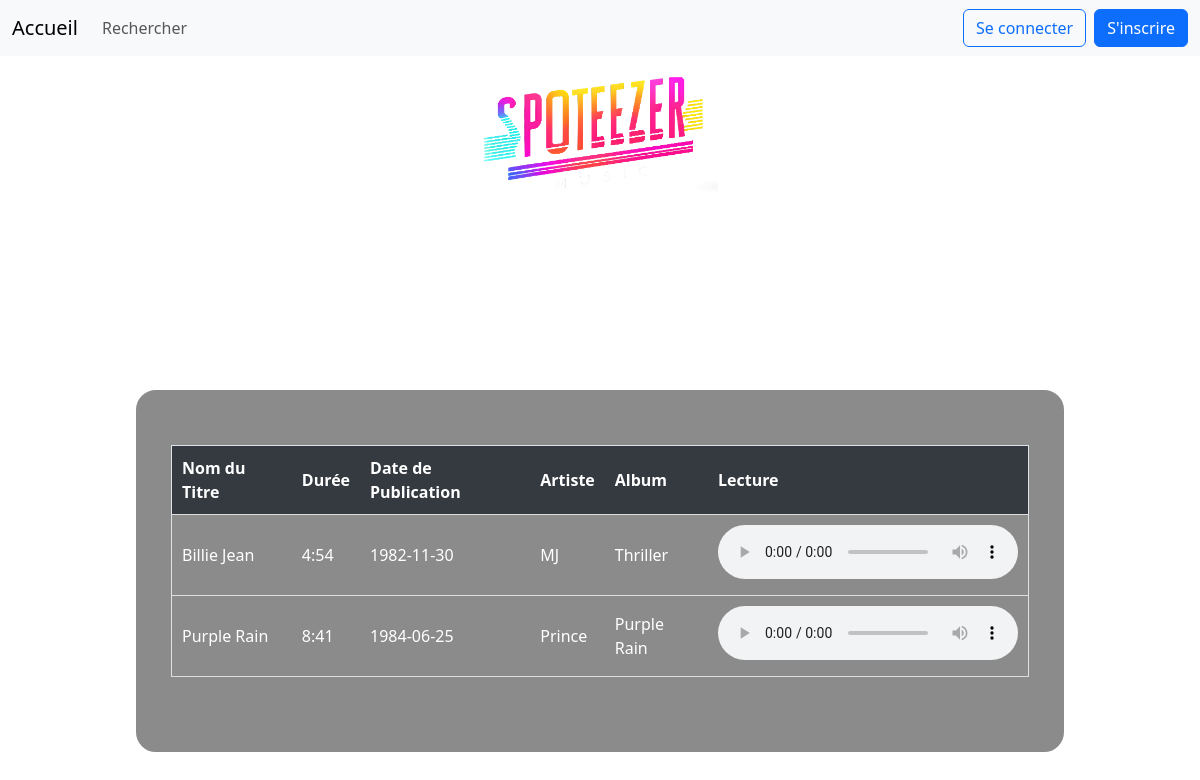
/playlist_default.php?genre=Rock, run on the app's committed database.
### tables this page shows
CREATE TABLE Title(
   id_title INT AUTO_INCREMENT,
   name_title VARCHAR(50)  NOT NULL,
   time_title VARCHAR(50)  NOT NULL,
   publication_date_title DATE NOT NULL,
   id_genre INT NOT NULL,
   PRIMARY KEY(id_title),
   FOREIGN KEY(id_genre) REFERENCES Music_Genre(id_genre)
);

CREATE TABLE Artist(
   id_artist INT AUTO_INCREMENT,
   firstname_artist VARCHAR(50) ,
   lastname_artist VARCHAR(50) ,
   alias_artist VARCHAR(50) ,
   description_artist VARCHAR(500) ,
   id_type_artist INT NOT NULL,
   PRIMARY KEY(id_artist),
   FOREIGN KEY(id_type_artist) REFERENCES Type_Artist(id_type_artist)
);

CREATE TABLE Album(
   id_album INT AUTO_INCREMENT,
   name_album VARCHAR(50) ,
   publication_date_album DATE NOT NULL,
   PRIMARY KEY(id_album)
);

### playlist_default.php (the view, shortened to what this page needs)
<?php
include "header.php";
$db = ConnexionBase();
$genre = $_GET['genre'] ?? '';
$stmt = $db->prepare("SELECT t.name_title, t.time_title, t.publication_date_title, a.firstname_artist, a.lastname_artist, a.alias_artist, al.name_album, t.id_title
    FROM Title t
    JOIN Production p ON t.id_title = p.id_title
    JOIN Artist a ON p.id_artist = a.id_artist
    JOIN Album al ON p.id_album = al.id_album
    WHERE t.id_genre = (SELECT id_genre FROM Music_Genre WHERE name_genre = ?)
");
$stmt->execute([$genre]);
$titles = $stmt->fetchAll(PDO::FETCH_ASSOC);
?>
<main>
    <h1>Genre : <?= htmlspecialchars($genre) ?></h1>
    <div class="round-rectangle1">
        <table class="border">
            <thead>
                <tr>
                    <th>Nom du Titre</th>
                    <th>Durée</th>
                    <th>Date de Publication</th>
                    <th>Artiste</th>
                    <th>Album</th>
                    <th>Lecture</th>
                </tr>
            </thead>
            <tbody>
                <?php foreach ($titles as $title): ?>
                    <tr>
                        <td><?= htmlspecialchars($title['name_title']) ?></td>
                        <td><?= htmlspecialchars($title['time_title']) ?></td>
                        <td><?= htmlspecialchars($title['publication_date_title']) ?></td>
                        <td><?= htmlspecialchars($title['alias_artist'] ?: $title['firstname_artist'] . ' ' . $title['lastname_artist']) ?></td>
                        <td><?= htmlspecialchars($title['name_album']) ?></td>
                        <td>
                            <audio controls>
                                <source src="music/<?= htmlspecialchars($title['name_title']) ?>.mp3" type="audio/mpeg">
                            </audio>
                        </td>
                    </tr>
                <?php endforeach; ?>
            </tbody>
        </table>
    </div>
</main>
</body>
</html>

### header.php (shortened to what this page needs)
<?php
$username = null;
?>
<!DOCTYPE html>
<html lang="en">
<head>
    <link href="https://cdn.jsdelivr.net/npm/bootstrap@5.3.3/dist/css/bootstrap.min.css" rel="stylesheet">
    <link rel="stylesheet" href="Style\style.css">
</head>
<body>
    <header id="enTete">
        <nav class="navbar navbar-expand-lg bg-body-tertiary">
            <section class="container-fluid">
                <a class="navbar-brand" href="index.php">Accueil</a>
                <div class="collapse navbar-collapse" id="navbarSupportedContent">
                    <ul class="navbar-nav me-auto mb-2 mb-lg-0">
                        <a class="nav-link" href="search.php">Rechercher</a>
                    </ul>
                    <div class="d-flex">
                        <?php if ($username) : ?>
                            <span class="navbar-text me-3">Bienvenue, <?= htmlentities($username) ?>!</span>
                            <a href="profil.php" class="btn btn-secondary me-2">Profil</a>
                            <a href="deconnexion.php" class="btn btn-outline-primary me-2">Se déconnecter</a>
                        <?php else : ?>
                            <a href="connexion.php" class="btn btn-outline-primary me-2">Se connecter</a>
                            <a href="inscription.php" class="btn btn-primary">S'inscrire</a>
                        <?php endif ?>
                    </div>
                </div>
            </section>
        </nav>
        <article id="logo">
            <img src="Style/img/logo.png" alt="Spoteezer" width="250" height="150">
        </article>
    </header>

### Style/style.css (style rules this page uses)
body { background-image: url(/Style/img/background.png); }
#logo { display: flex; justify-content: center; align-items: center; }
th, td, .txt, label, ul, li, p, h1, h2, h3 { color: white; }
article { align-items: flex-start; align-items: flex-start; gap: 15px; }
.round-rectangle1 { color: #8b8b8b; border: thick solid; border-radius: 20px; display: flex; justify-content: center; background-color: #8b8b8b; padding: 50px 30px; margin: 10%; }
main { padding: 20px; }
table { width: 100%; border-collapse: collapse; margin-bottom: 20px; }
th, td { padding: 10px; text-align: left; border-bottom: 1px solid #ddd; }
th { background-color: #343a40; color: white; }

### data on the page
title: name_title "Billie Jean", time_title "4:54", publication_date_title "1982-11-30", artist.alias_artist "MJ", album.name_album "Thriller"
title: name_title "Purple Rain", time_title "8:41", publication_date_title "1984-06-25", artist.alias_artist "Prince", album.name_album "Purple Rain"
